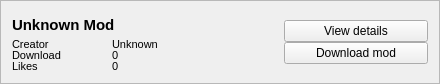
<?xml version="1.0" encoding="UTF-8"?>
<ui version="4.0">
 <class>Frame</class>
 <widget class="QFrame" name="Frame">
  <property name="geometry">
   <rect>
    <x>0</x>
    <y>0</y>
    <width>440</width>
    <height>84</height>
   </rect>
  </property>
  <property name="sizePolicy">
   <sizepolicy hsizetype="Preferred" vsizetype="Maximum">
    <horstretch>0</horstretch>
    <verstretch>0</verstretch>
   </sizepolicy>
  </property>
  <property name="minimumSize">
   <size>
    <width>440</width>
    <height>84</height>
   </size>
  </property>
  <property name="windowTitle">
   <string>Frame</string>
  </property>
  <property name="frameShape">
   <enum>QFrame::StyledPanel</enum>
  </property>
  <property name="frameShadow">
   <enum>QFrame::Raised</enum>
  </property>
  <layout class="QHBoxLayout" name="horizontalLayout">
   <item>
    <layout class="QVBoxLayout" name="vl1">
     <property name="spacing">
      <number>0</number>
     </property>
     <item>
      <widget class="QLabel" name="modTitle">
       <property name="sizePolicy">
        <sizepolicy hsizetype="MinimumExpanding" vsizetype="Maximum">
         <horstretch>0</horstretch>
         <verstretch>0</verstretch>
        </sizepolicy>
       </property>
       <property name="minimumSize">
        <size>
         <width>0</width>
         <height>26</height>
        </size>
       </property>
       <property name="font">
        <font>
         <pointsize>11</pointsize>
         <weight>75</weight>
         <bold>true</bold>
        </font>
       </property>
       <property name="text">
        <string>Unknown Mod</string>
       </property>
      </widget>
     </item>
     <item>
      <layout class="QGridLayout" name="gridLayout">
       <property name="spacing">
        <number>0</number>
       </property>
       <item row="1" column="0">
        <widget class="QLabel" name="modDesc2">
         <property name="sizePolicy">
          <sizepolicy hsizetype="Maximum" vsizetype="Preferred">
           <horstretch>0</horstretch>
           <verstretch>0</verstretch>
          </sizepolicy>
         </property>
         <property name="minimumSize">
          <size>
           <width>100</width>
           <height>0</height>
          </size>
         </property>
         <property name="maximumSize">
          <size>
           <width>100</width>
           <height>16777215</height>
          </size>
         </property>
         <property name="font">
          <font>
           <pointsize>8</pointsize>
          </font>
         </property>
         <property name="text">
          <string>Download</string>
         </property>
        </widget>
       </item>
       <item row="0" column="0">
        <widget class="QLabel" name="modDesc1">
         <property name="sizePolicy">
          <sizepolicy hsizetype="Maximum" vsizetype="Preferred">
           <horstretch>0</horstretch>
           <verstretch>0</verstretch>
          </sizepolicy>
         </property>
         <property name="minimumSize">
          <size>
           <width>100</width>
           <height>0</height>
          </size>
         </property>
         <property name="maximumSize">
          <size>
           <width>100</width>
           <height>16777215</height>
          </size>
         </property>
         <property name="font">
          <font>
           <pointsize>8</pointsize>
          </font>
         </property>
         <property name="text">
          <string>Creator</string>
         </property>
        </widget>
       </item>
       <item row="0" column="1">
        <widget class="QLabel" name="label_5">
         <property name="font">
          <font>
           <pointsize>8</pointsize>
          </font>
         </property>
         <property name="text">
          <string>Unknown</string>
         </property>
        </widget>
       </item>
       <item row="1" column="1">
        <widget class="QLabel" name="label_6">
         <property name="font">
          <font>
           <pointsize>8</pointsize>
          </font>
         </property>
         <property name="text">
          <string>0</string>
         </property>
        </widget>
       </item>
       <item row="2" column="0">
        <widget class="QLabel" name="label">
         <property name="font">
          <font>
           <pointsize>8</pointsize>
          </font>
         </property>
         <property name="text">
          <string>Likes</string>
         </property>
        </widget>
       </item>
       <item row="2" column="1">
        <widget class="QLabel" name="label_3">
         <property name="font">
          <font>
           <pointsize>8</pointsize>
          </font>
         </property>
         <property name="text">
          <string>0</string>
         </property>
        </widget>
       </item>
      </layout>
     </item>
    </layout>
   </item>
   <item>
    <layout class="QVBoxLayout" name="vl2">
     <property name="spacing">
      <number>0</number>
     </property>
     <item>
      <spacer name="vs1">
       <property name="orientation">
        <enum>Qt::Vertical</enum>
       </property>
       <property name="sizeHint" stdset="0">
        <size>
         <width>20</width>
         <height>40</height>
        </size>
       </property>
      </spacer>
     </item>
     <item>
      <widget class="QPushButton" name="btnDetails">
       <property name="sizePolicy">
        <sizepolicy hsizetype="Maximum" vsizetype="Fixed">
         <horstretch>0</horstretch>
         <verstretch>0</verstretch>
        </sizepolicy>
       </property>
       <property name="minimumSize">
        <size>
         <width>144</width>
         <height>0</height>
        </size>
       </property>
       <property name="text">
        <string>View details</string>
       </property>
      </widget>
     </item>
     <item>
      <widget class="QPushButton" name="btnDownload">
       <property name="sizePolicy">
        <sizepolicy hsizetype="Maximum" vsizetype="Fixed">
         <horstretch>0</horstretch>
         <verstretch>0</verstretch>
        </sizepolicy>
       </property>
       <property name="minimumSize">
        <size>
         <width>144</width>
         <height>0</height>
        </size>
       </property>
       <property name="text">
        <string>Download mod</string>
       </property>
      </widget>
     </item>
     <item>
      <spacer name="vs2">
       <property name="orientation">
        <enum>Qt::Vertical</enum>
       </property>
       <property name="sizeHint" stdset="0">
        <size>
         <width>20</width>
         <height>40</height>
        </size>
       </property>
      </spacer>
     </item>
    </layout>
   </item>
  </layout>
 </widget>
 <resources/>
 <connections/>
</ui>
